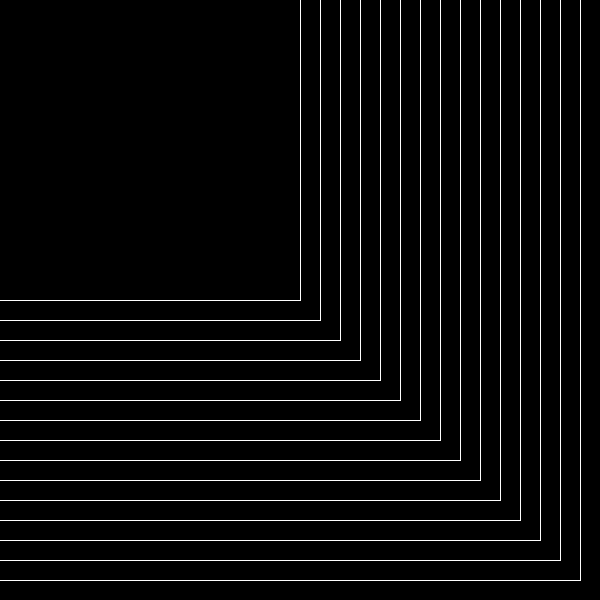
Frame 1 (no input)
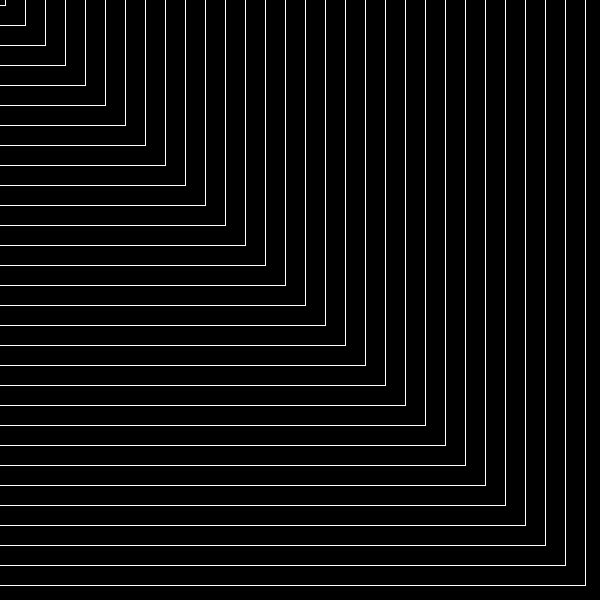
Frame 60 (the mouse pressed at the canvas centre just before this capture)
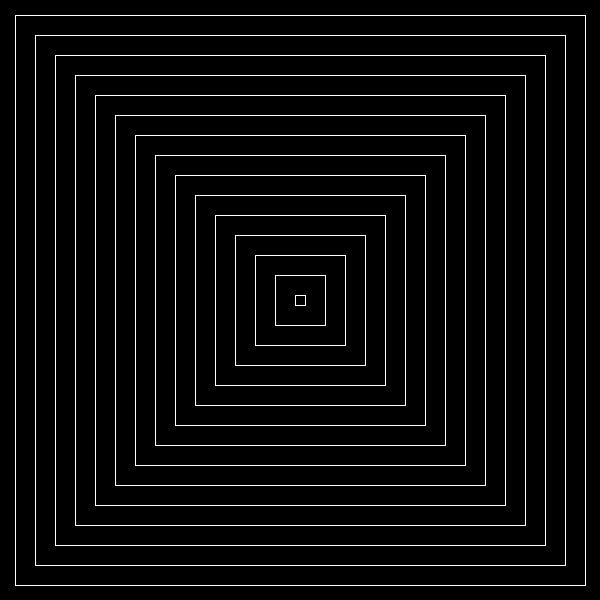
Frame 120 (the mouse held since frame 60 and released just before this capture)

The Processing sketch that drew these frames (run headless with seeded random() and noise(); from frame 60 on, the mouse is pressed at the canvas centre):

// Processing sketch: endless_tonnel
// ── endless_tonnel.pde
final int SIZE = 600; 
final int REDUCER = 10;

SquareSet set = new SquareSet();

void setup() {
  size(600, 600);
  rectMode(CENTER);
  
}

void draw() {
  background(0);
  fill(0, 0);
  stroke(255);
  
  set.draw();
}

class Square {
  private int side;
  
  Square(int size) {
    this.side = size;
  }
  
  void reduce() {
    this.side -= REDUCER; //<>//
  }
  
  void setInitial() {
     this.side = SIZE;  //<>//
  } //<>//
  
  void draw() {
    rect(mouseX, mouseY, this.side, this.side);
  }
  
  boolean isFitted() {
    return this.side > 0 ? true : false;
  }
}

class SquareSet {
  int listSize;
  
  ArrayList<Square> squares;
  
  SquareSet() {
     listSize = 30; //<>//
     squares = new ArrayList();
     int initSize = SIZE;
     
     for (int i = 0; i < listSize; i++) {
       squares.add(new Square(initSize));
       initSize += 40;
     }
  }
  
  void draw() {
    for (Square s: squares) { //<>//
      s.draw();
      s.reduce();
      if (!s.isFitted()) {
        s.setInitial();
      }
    }
  }
}
